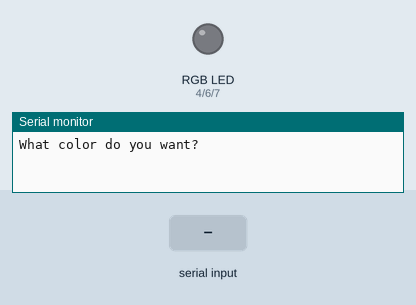
Recording of a sketch running on a simulated Arduino Uno, built with avr-gcc and run on an emulated ATmega328P. Parts: an RGB LED mixed from three pins (HIGH = lit), the last lines printed to the serial monitor. The inputs (shaded band) are chosen by the test bench.

Above: at 1.2 s.
1.3 s: "red" received over Serial
At 3.5 s:
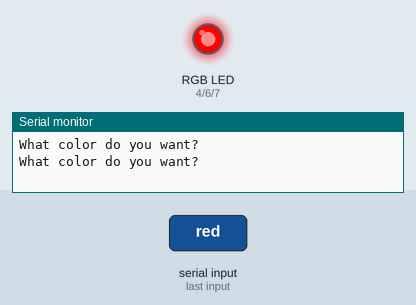
3.8 s: "blue" received over Serial
At 5.5 s:
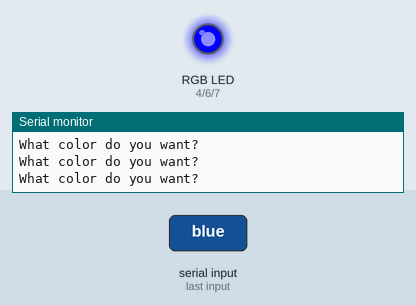
6.3 s: "green" received over Serial
At 8.5 s:
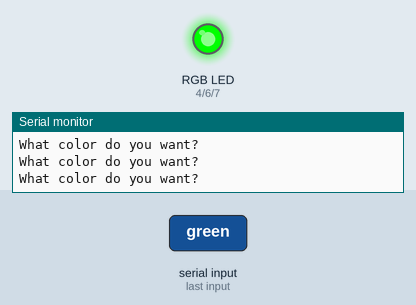
8.8 s: "off" received over Serial
At 10.5 s:
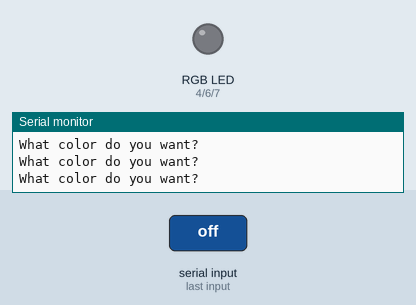
Timing chart, 0 to 12.0 s (numbered marks = the images above; inputs shaded):
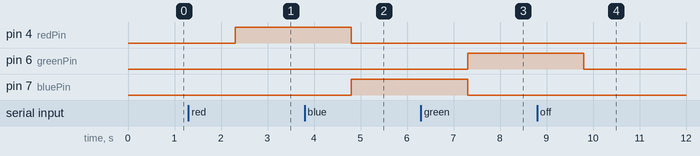

The sketch:

RGBLED.ino
```cpp
int redPin = 4;
int greenPin = 6;
int bluePin = 7;
String myColor;
String msg = "What color do you want?";
void setup() {
  // put your setup code here, to run once:
Serial.begin(9600);
pinMode(redPin,OUTPUT);
pinMode(greenPin,OUTPUT);
pinMode(bluePin,OUTPUT);
}

void loop() {
  // put your main code here, to run repeatedly:
Serial.println(msg);
while(Serial.available()==0){

}
myColor = Serial.readString();

if (myColor == "red"){
  digitalWrite(redPin,HIGH);
  digitalWrite(greenPin,LOW);
  digitalWrite(bluePin,LOW);
}

if (myColor == "blue"){
  digitalWrite(redPin,LOW);
  digitalWrite(greenPin,LOW);
  digitalWrite(bluePin,HIGH);
}

if (myColor == "green"){
  digitalWrite(redPin,LOW);
  digitalWrite(greenPin,HIGH);
  digitalWrite(bluePin,LOW);
}
if (myColor == "off"){
  digitalWrite(redPin,LOW);
  digitalWrite(greenPin,LOW);
  digitalWrite(bluePin,LOW);
}
}
```

Measured:
- after the input at 1.3 s, pin 4 (redPin): LOW → HIGH after 1.0 s
- after the input at 3.8 s, pin 4 (redPin): HIGH → LOW after 1.0 s; pin 7 (bluePin): LOW → HIGH after 1.0 s
- after the input at 6.3 s, pin 6 (greenPin): LOW → HIGH after 1.0 s; pin 7 (bluePin): HIGH → LOW after 1.0 s
- after the input at 8.8 s, pin 6 (greenPin): HIGH → LOW after 1.0 s
